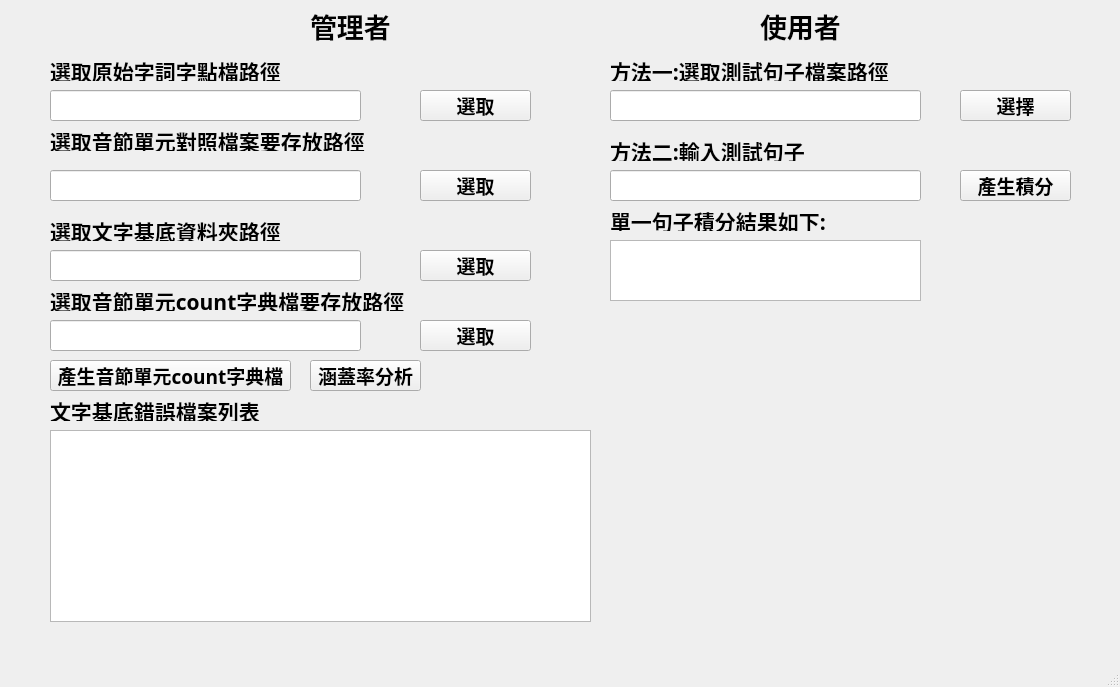
<?xml version="1.0" encoding="UTF-8"?>
<ui version="4.0">
 <class>MainWindow</class>
 <widget class="QMainWindow" name="MainWindow">
  <property name="geometry">
   <rect>
    <x>0</x>
    <y>0</y>
    <width>1120</width>
    <height>687</height>
   </rect>
  </property>
  <property name="sizePolicy">
   <sizepolicy hsizetype="Preferred" vsizetype="Preferred">
    <horstretch>0</horstretch>
    <verstretch>0</verstretch>
   </sizepolicy>
  </property>
  <property name="windowTitle">
   <string>語料積分計算tool</string>
  </property>
  <property name="windowIcon">
   <iconset>
    <normaloff>../../wrench-and-hammer-tools-icon-vector-1983861.jpg</normaloff>../../wrench-and-hammer-tools-icon-vector-1983861.jpg</iconset>
  </property>
  <widget class="QWidget" name="centralwidget">
   <widget class="QLabel" name="label">
    <property name="geometry">
     <rect>
      <x>50</x>
      <y>60</y>
      <width>231</width>
      <height>21</height>
     </rect>
    </property>
    <property name="font">
     <font>
      <family>微軟正黑體</family>
      <pointsize>16</pointsize>
      <weight>75</weight>
      <bold>true</bold>
     </font>
    </property>
    <property name="text">
     <string>選取原始字詞字點檔路徑</string>
    </property>
   </widget>
   <widget class="QLineEdit" name="le_word_dict_file">
    <property name="geometry">
     <rect>
      <x>50</x>
      <y>90</y>
      <width>311</width>
      <height>31</height>
     </rect>
    </property>
    <property name="font">
     <font>
      <family>微軟正黑體</family>
      <pointsize>12</pointsize>
      <weight>75</weight>
      <bold>true</bold>
     </font>
    </property>
    <property name="text">
     <string/>
    </property>
   </widget>
   <widget class="QPushButton" name="pb_word_dict_file">
    <property name="geometry">
     <rect>
      <x>420</x>
      <y>90</y>
      <width>111</width>
      <height>31</height>
     </rect>
    </property>
    <property name="font">
     <font>
      <family>微軟正黑體</family>
      <pointsize>14</pointsize>
      <weight>75</weight>
      <bold>true</bold>
     </font>
    </property>
    <property name="text">
     <string>選取</string>
    </property>
   </widget>
   <widget class="QLabel" name="label_2">
    <property name="geometry">
     <rect>
      <x>50</x>
      <y>130</y>
      <width>321</width>
      <height>21</height>
     </rect>
    </property>
    <property name="font">
     <font>
      <family>微軟正黑體</family>
      <pointsize>16</pointsize>
      <weight>75</weight>
      <bold>true</bold>
     </font>
    </property>
    <property name="text">
     <string>選取音節單元對照檔案要存放路徑</string>
    </property>
   </widget>
   <widget class="QLineEdit" name="le_pron_compare_file">
    <property name="geometry">
     <rect>
      <x>50</x>
      <y>170</y>
      <width>311</width>
      <height>31</height>
     </rect>
    </property>
    <property name="font">
     <font>
      <family>微軟正黑體</family>
      <pointsize>12</pointsize>
      <weight>75</weight>
      <bold>true</bold>
     </font>
    </property>
    <property name="text">
     <string/>
    </property>
   </widget>
   <widget class="QPushButton" name="pb_pron_compare_file">
    <property name="geometry">
     <rect>
      <x>420</x>
      <y>170</y>
      <width>111</width>
      <height>31</height>
     </rect>
    </property>
    <property name="font">
     <font>
      <family>微軟正黑體</family>
      <pointsize>14</pointsize>
      <weight>75</weight>
      <bold>true</bold>
     </font>
    </property>
    <property name="text">
     <string>選取</string>
    </property>
   </widget>
   <widget class="QLabel" name="label_3">
    <property name="geometry">
     <rect>
      <x>50</x>
      <y>220</y>
      <width>241</width>
      <height>21</height>
     </rect>
    </property>
    <property name="font">
     <font>
      <family>微軟正黑體</family>
      <pointsize>16</pointsize>
      <weight>75</weight>
      <bold>true</bold>
     </font>
    </property>
    <property name="text">
     <string>選取文字基底資料夾路徑</string>
    </property>
   </widget>
   <widget class="QLineEdit" name="le_sentence_base_dir">
    <property name="geometry">
     <rect>
      <x>50</x>
      <y>250</y>
      <width>311</width>
      <height>31</height>
     </rect>
    </property>
    <property name="font">
     <font>
      <family>微軟正黑體</family>
      <pointsize>12</pointsize>
      <weight>75</weight>
      <bold>true</bold>
     </font>
    </property>
    <property name="text">
     <string/>
    </property>
   </widget>
   <widget class="QPushButton" name="pb_sentence_base_dir">
    <property name="geometry">
     <rect>
      <x>420</x>
      <y>250</y>
      <width>111</width>
      <height>31</height>
     </rect>
    </property>
    <property name="font">
     <font>
      <family>微軟正黑體</family>
      <pointsize>14</pointsize>
      <weight>75</weight>
      <bold>true</bold>
     </font>
    </property>
    <property name="text">
     <string>選取</string>
    </property>
   </widget>
   <widget class="QLabel" name="label_4">
    <property name="geometry">
     <rect>
      <x>50</x>
      <y>290</y>
      <width>361</width>
      <height>21</height>
     </rect>
    </property>
    <property name="font">
     <font>
      <family>微軟正黑體</family>
      <pointsize>16</pointsize>
      <weight>75</weight>
      <bold>true</bold>
     </font>
    </property>
    <property name="text">
     <string>選取音節單元count字典檔要存放路徑</string>
    </property>
   </widget>
   <widget class="QLineEdit" name="le_pron_count_file">
    <property name="geometry">
     <rect>
      <x>50</x>
      <y>320</y>
      <width>311</width>
      <height>31</height>
     </rect>
    </property>
    <property name="font">
     <font>
      <family>微軟正黑體</family>
      <pointsize>12</pointsize>
      <weight>75</weight>
      <bold>true</bold>
     </font>
    </property>
    <property name="text">
     <string/>
    </property>
   </widget>
   <widget class="QPushButton" name="pb_pron_count_file">
    <property name="geometry">
     <rect>
      <x>420</x>
      <y>320</y>
      <width>111</width>
      <height>31</height>
     </rect>
    </property>
    <property name="font">
     <font>
      <family>微軟正黑體</family>
      <pointsize>14</pointsize>
      <weight>75</weight>
      <bold>true</bold>
     </font>
    </property>
    <property name="text">
     <string>選取</string>
    </property>
   </widget>
   <widget class="QPushButton" name="pb_produce_pron_count_file">
    <property name="geometry">
     <rect>
      <x>50</x>
      <y>360</y>
      <width>241</width>
      <height>31</height>
     </rect>
    </property>
    <property name="font">
     <font>
      <family>微軟正黑體</family>
      <pointsize>14</pointsize>
      <weight>75</weight>
      <bold>true</bold>
     </font>
    </property>
    <property name="text">
     <string>產生音節單元count字典檔</string>
    </property>
   </widget>
   <widget class="QLabel" name="label_5">
    <property name="geometry">
     <rect>
      <x>50</x>
      <y>400</y>
      <width>211</width>
      <height>21</height>
     </rect>
    </property>
    <property name="font">
     <font>
      <family>微軟正黑體</family>
      <pointsize>16</pointsize>
      <weight>75</weight>
      <bold>true</bold>
     </font>
    </property>
    <property name="text">
     <string>文字基底錯誤檔案列表</string>
    </property>
   </widget>
   <widget class="QTextBrowser" name="tb_error_sentence_base">
    <property name="geometry">
     <rect>
      <x>50</x>
      <y>430</y>
      <width>541</width>
      <height>192</height>
     </rect>
    </property>
    <property name="font">
     <font>
      <family>微軟正黑體</family>
      <pointsize>8</pointsize>
      <weight>75</weight>
      <bold>true</bold>
     </font>
    </property>
   </widget>
   <widget class="QLabel" name="label_6">
    <property name="geometry">
     <rect>
      <x>310</x>
      <y>10</y>
      <width>91</width>
      <height>31</height>
     </rect>
    </property>
    <property name="font">
     <font>
      <family>微軟正黑體</family>
      <pointsize>20</pointsize>
      <weight>75</weight>
      <bold>true</bold>
     </font>
    </property>
    <property name="text">
     <string>管理者</string>
    </property>
   </widget>
   <widget class="QLabel" name="label_7">
    <property name="geometry">
     <rect>
      <x>760</x>
      <y>10</y>
      <width>91</width>
      <height>31</height>
     </rect>
    </property>
    <property name="font">
     <font>
      <family>微軟正黑體</family>
      <pointsize>20</pointsize>
      <weight>75</weight>
      <bold>true</bold>
     </font>
    </property>
    <property name="text">
     <string>使用者</string>
    </property>
   </widget>
   <widget class="QLabel" name="label_8">
    <property name="geometry">
     <rect>
      <x>610</x>
      <y>60</y>
      <width>281</width>
      <height>21</height>
     </rect>
    </property>
    <property name="font">
     <font>
      <family>微軟正黑體</family>
      <pointsize>16</pointsize>
      <weight>75</weight>
      <bold>true</bold>
     </font>
    </property>
    <property name="text">
     <string>方法一:選取測試句子檔案路徑</string>
    </property>
   </widget>
   <widget class="QLineEdit" name="le_sentences_file">
    <property name="geometry">
     <rect>
      <x>610</x>
      <y>90</y>
      <width>311</width>
      <height>31</height>
     </rect>
    </property>
    <property name="font">
     <font>
      <family>微軟正黑體</family>
      <pointsize>12</pointsize>
      <weight>75</weight>
      <bold>true</bold>
     </font>
    </property>
    <property name="text">
     <string/>
    </property>
   </widget>
   <widget class="QPushButton" name="pb_sentences_file">
    <property name="geometry">
     <rect>
      <x>960</x>
      <y>90</y>
      <width>111</width>
      <height>31</height>
     </rect>
    </property>
    <property name="font">
     <font>
      <family>微軟正黑體</family>
      <pointsize>14</pointsize>
      <weight>75</weight>
      <bold>true</bold>
     </font>
    </property>
    <property name="text">
     <string>選擇</string>
    </property>
   </widget>
   <widget class="QLabel" name="label_9">
    <property name="geometry">
     <rect>
      <x>610</x>
      <y>140</y>
      <width>201</width>
      <height>21</height>
     </rect>
    </property>
    <property name="font">
     <font>
      <family>微軟正黑體</family>
      <pointsize>16</pointsize>
      <weight>75</weight>
      <bold>true</bold>
     </font>
    </property>
    <property name="text">
     <string>方法二:輸入測試句子</string>
    </property>
   </widget>
   <widget class="QLineEdit" name="le_sentence">
    <property name="geometry">
     <rect>
      <x>610</x>
      <y>170</y>
      <width>311</width>
      <height>31</height>
     </rect>
    </property>
    <property name="font">
     <font>
      <family>微軟正黑體</family>
      <pointsize>12</pointsize>
      <weight>75</weight>
      <bold>true</bold>
     </font>
    </property>
    <property name="text">
     <string/>
    </property>
   </widget>
   <widget class="QPushButton" name="pb_sentence">
    <property name="geometry">
     <rect>
      <x>960</x>
      <y>170</y>
      <width>111</width>
      <height>31</height>
     </rect>
    </property>
    <property name="font">
     <font>
      <family>微軟正黑體</family>
      <pointsize>14</pointsize>
      <weight>75</weight>
      <bold>true</bold>
     </font>
    </property>
    <property name="text">
     <string>產生積分</string>
    </property>
   </widget>
   <widget class="QPushButton" name="pb_analysis_pron_count_file">
    <property name="geometry">
     <rect>
      <x>310</x>
      <y>360</y>
      <width>111</width>
      <height>31</height>
     </rect>
    </property>
    <property name="font">
     <font>
      <family>微軟正黑體</family>
      <pointsize>14</pointsize>
      <weight>75</weight>
      <bold>true</bold>
     </font>
    </property>
    <property name="text">
     <string>涵蓋率分析</string>
    </property>
   </widget>
   <widget class="QTextBrowser" name="tb_sentence_score">
    <property name="geometry">
     <rect>
      <x>610</x>
      <y>240</y>
      <width>311</width>
      <height>61</height>
     </rect>
    </property>
    <property name="font">
     <font>
      <family>微軟正黑體</family>
      <pointsize>12</pointsize>
      <weight>75</weight>
      <bold>true</bold>
     </font>
    </property>
   </widget>
   <widget class="QLabel" name="label_10">
    <property name="geometry">
     <rect>
      <x>610</x>
      <y>210</y>
      <width>221</width>
      <height>21</height>
     </rect>
    </property>
    <property name="font">
     <font>
      <family>微軟正黑體</family>
      <pointsize>16</pointsize>
      <weight>75</weight>
      <bold>true</bold>
     </font>
    </property>
    <property name="text">
     <string>單一句子積分結果如下:</string>
    </property>
   </widget>
  </widget>
  <widget class="QMenuBar" name="menubar">
   <property name="geometry">
    <rect>
     <x>0</x>
     <y>0</y>
     <width>1120</width>
     <height>22</height>
    </rect>
   </property>
  </widget>
  <widget class="QStatusBar" name="statusbar"/>
 </widget>
 <resources/>
 <connections/>
</ui>
